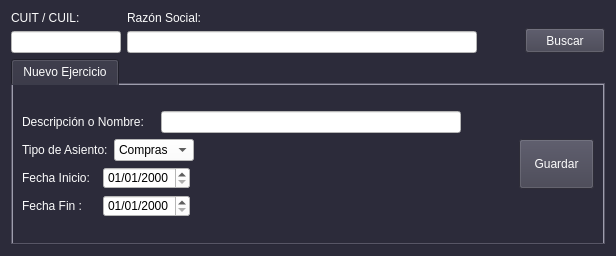
<?xml version="1.0" encoding="UTF-8"?>
<ui version="4.0">
 <class>form_ejercicio_nuevo</class>
 <widget class="QWidget" name="form_ejercicio_nuevo">
  <property name="geometry">
   <rect>
    <x>0</x>
    <y>0</y>
    <width>616</width>
    <height>256</height>
   </rect>
  </property>
  <property name="windowTitle">
   <string>Ejercicio Nuevo</string>
  </property>
  <property name="styleSheet">
   <string notr="true">color: rgb(3, 3, 3);
background-color: rgb(44, 43, 58);
font: 10pt &quot;Liberation Sans&quot;;
color: rgb(252, 252, 252);
selection-background-color: rgb(155, 155, 185);</string>
  </property>
  <layout class="QGridLayout" name="gridLayout_2">
   <item row="0" column="0">
    <layout class="QHBoxLayout" name="horizontalLayout_15">
     <item>
      <layout class="QVBoxLayout" name="verticalLayout_2">
       <item>
        <widget class="QLabel" name="label_15">
         <property name="text">
          <string>CUIT / CUIL: </string>
         </property>
        </widget>
       </item>
       <item>
        <widget class="QLineEdit" name="lne_cuit">
         <property name="minimumSize">
          <size>
           <width>110</width>
           <height>0</height>
          </size>
         </property>
         <property name="maximumSize">
          <size>
           <width>110</width>
           <height>16777215</height>
          </size>
         </property>
         <property name="styleSheet">
          <string notr="true">background-color: rgb(255, 255, 255);
color: rgb(0, 0, 0);</string>
         </property>
         <property name="text">
          <string/>
         </property>
        </widget>
       </item>
      </layout>
     </item>
     <item>
      <layout class="QVBoxLayout" name="verticalLayout_3">
       <item>
        <widget class="QLabel" name="label_16">
         <property name="text">
          <string>Razón Social: </string>
         </property>
        </widget>
       </item>
       <item>
        <widget class="QLineEdit" name="lne_razon_social">
         <property name="minimumSize">
          <size>
           <width>350</width>
           <height>0</height>
          </size>
         </property>
         <property name="maximumSize">
          <size>
           <width>350</width>
           <height>16777215</height>
          </size>
         </property>
         <property name="styleSheet">
          <string notr="true">background-color: rgb(255, 255, 255);
color: rgb(0, 0, 0);</string>
         </property>
        </widget>
       </item>
      </layout>
     </item>
     <item>
      <spacer name="horizontalSpacer_5">
       <property name="orientation">
        <enum>Qt::Horizontal</enum>
       </property>
       <property name="sizeHint" stdset="0">
        <size>
         <width>40</width>
         <height>20</height>
        </size>
       </property>
      </spacer>
     </item>
     <item alignment="Qt::AlignBottom">
      <widget class="QPushButton" name="btn_buscar">
       <property name="minimumSize">
        <size>
         <width>0</width>
         <height>25</height>
        </size>
       </property>
       <property name="maximumSize">
        <size>
         <width>16777215</width>
         <height>25</height>
        </size>
       </property>
       <property name="styleSheet">
        <string notr="true">background-color: rgb(64, 63, 78);</string>
       </property>
       <property name="text">
        <string>Buscar</string>
       </property>
      </widget>
     </item>
    </layout>
   </item>
   <item row="1" column="0">
    <widget class="QTabWidget" name="tabWidget">
     <property name="styleSheet">
      <string notr="true">QTabWidget{
background-color: rgb(123, 121, 143);
}
QLineEdit {
background-color: rgb(255, 255, 255);
color: rgb(0, 0, 0);
}
QComboBox{
background-color: rgb(255, 255, 255);
color: rgb(0, 0, 0);
}</string>
     </property>
     <property name="currentIndex">
      <number>0</number>
     </property>
     <widget class="QWidget" name="tab">
      <attribute name="title">
       <string>Nuevo Ejercicio</string>
      </attribute>
      <layout class="QGridLayout" name="gridLayout">
       <item row="0" column="0">
        <layout class="QHBoxLayout" name="horizontalLayout_4">
         <item>
          <layout class="QVBoxLayout" name="verticalLayout">
           <item>
            <layout class="QHBoxLayout" name="horizontalLayout_5">
             <item>
              <widget class="QLabel" name="label_2">
               <property name="minimumSize">
                <size>
                 <width>133</width>
                 <height>0</height>
                </size>
               </property>
               <property name="maximumSize">
                <size>
                 <width>133</width>
                 <height>16777215</height>
                </size>
               </property>
               <property name="text">
                <string>Descripción o Nombre: </string>
               </property>
              </widget>
             </item>
             <item>
              <widget class="QLineEdit" name="lne_descripcion">
               <property name="minimumSize">
                <size>
                 <width>300</width>
                 <height>0</height>
                </size>
               </property>
               <property name="maximumSize">
                <size>
                 <width>300</width>
                 <height>16777215</height>
                </size>
               </property>
              </widget>
             </item>
             <item>
              <spacer name="horizontalSpacer_4">
               <property name="orientation">
                <enum>Qt::Horizontal</enum>
               </property>
               <property name="sizeHint" stdset="0">
                <size>
                 <width>40</width>
                 <height>20</height>
                </size>
               </property>
              </spacer>
             </item>
            </layout>
           </item>
           <item>
            <layout class="QHBoxLayout" name="horizontalLayout_3">
             <item>
              <widget class="QLabel" name="label_4">
               <property name="text">
                <string>Tipo de Asiento:</string>
               </property>
              </widget>
             </item>
             <item>
              <widget class="QComboBox" name="cbx_tipo">
               <item>
                <property name="text">
                 <string>Compras</string>
                </property>
               </item>
               <item>
                <property name="text">
                 <string>Ventas</string>
                </property>
               </item>
              </widget>
             </item>
             <item>
              <spacer name="horizontalSpacer">
               <property name="orientation">
                <enum>Qt::Horizontal</enum>
               </property>
               <property name="sizeHint" stdset="0">
                <size>
                 <width>40</width>
                 <height>20</height>
                </size>
               </property>
              </spacer>
             </item>
            </layout>
           </item>
           <item>
            <layout class="QHBoxLayout" name="horizontalLayout">
             <item>
              <widget class="QLabel" name="label">
               <property name="minimumSize">
                <size>
                 <width>75</width>
                 <height>0</height>
                </size>
               </property>
               <property name="maximumSize">
                <size>
                 <width>75</width>
                 <height>16777215</height>
                </size>
               </property>
               <property name="text">
                <string>Fecha Inicio: </string>
               </property>
              </widget>
             </item>
             <item>
              <widget class="QDateEdit" name="dte_fec_inic">
               <property name="styleSheet">
                <string notr="true">background-color: rgb(255, 255, 255);
color: rgb(0, 0, 0);</string>
               </property>
               <property name="displayFormat">
                <string>dd/MM/yyyy</string>
               </property>
              </widget>
             </item>
             <item>
              <spacer name="horizontalSpacer_2">
               <property name="orientation">
                <enum>Qt::Horizontal</enum>
               </property>
               <property name="sizeHint" stdset="0">
                <size>
                 <width>40</width>
                 <height>20</height>
                </size>
               </property>
              </spacer>
             </item>
            </layout>
           </item>
           <item>
            <layout class="QHBoxLayout" name="horizontalLayout_2">
             <item>
              <widget class="QLabel" name="label_3">
               <property name="minimumSize">
                <size>
                 <width>75</width>
                 <height>0</height>
                </size>
               </property>
               <property name="maximumSize">
                <size>
                 <width>75</width>
                 <height>16777215</height>
                </size>
               </property>
               <property name="text">
                <string>Fecha Fin : </string>
               </property>
              </widget>
             </item>
             <item>
              <widget class="QDateEdit" name="dte_fec_fin">
               <property name="styleSheet">
                <string notr="true">background-color: rgb(255, 255, 255);
color: rgb(0, 0, 0);</string>
               </property>
               <property name="displayFormat">
                <string>dd/MM/yyyy</string>
               </property>
              </widget>
             </item>
             <item>
              <spacer name="horizontalSpacer_3">
               <property name="orientation">
                <enum>Qt::Horizontal</enum>
               </property>
               <property name="sizeHint" stdset="0">
                <size>
                 <width>40</width>
                 <height>20</height>
                </size>
               </property>
              </spacer>
             </item>
            </layout>
           </item>
          </layout>
         </item>
         <item>
          <widget class="QPushButton" name="btn_guardar">
           <property name="minimumSize">
            <size>
             <width>75</width>
             <height>50</height>
            </size>
           </property>
           <property name="maximumSize">
            <size>
             <width>75</width>
             <height>50</height>
            </size>
           </property>
           <property name="styleSheet">
            <string notr="true">background-color: rgb(64, 63, 78);</string>
           </property>
           <property name="text">
            <string>Guardar</string>
           </property>
           <property name="iconSize">
            <size>
             <width>50</width>
             <height>50</height>
            </size>
           </property>
          </widget>
         </item>
        </layout>
       </item>
      </layout>
     </widget>
    </widget>
   </item>
  </layout>
 </widget>
 <tabstops>
  <tabstop>lne_cuit</tabstop>
  <tabstop>lne_razon_social</tabstop>
  <tabstop>btn_buscar</tabstop>
  <tabstop>tabWidget</tabstop>
  <tabstop>lne_descripcion</tabstop>
  <tabstop>cbx_tipo</tabstop>
  <tabstop>dte_fec_inic</tabstop>
  <tabstop>dte_fec_fin</tabstop>
  <tabstop>btn_guardar</tabstop>
 </tabstops>
 <resources/>
 <connections/>
</ui>
